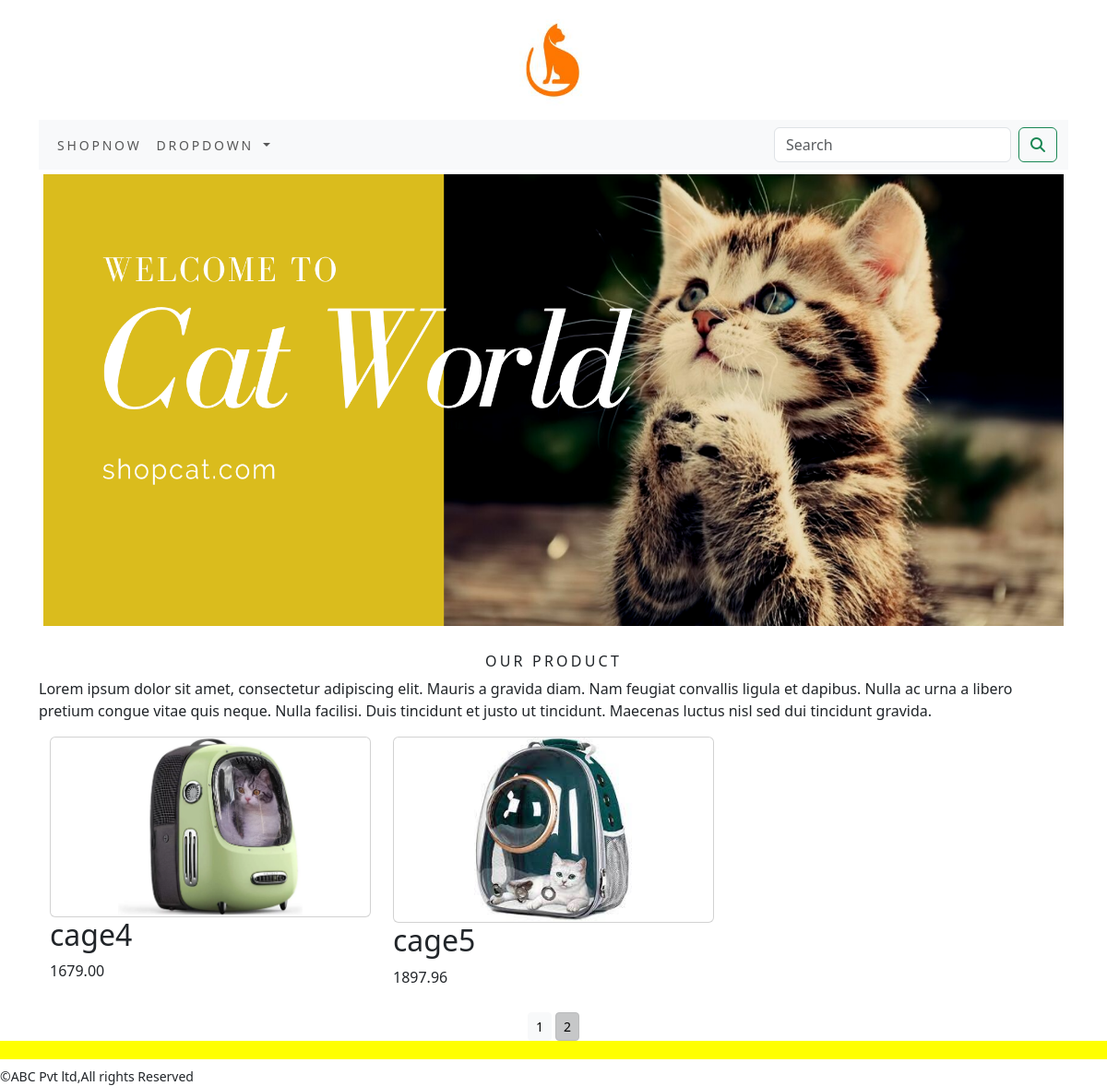
Page /shopingapp?page=2 on the committed database.
### shopingapp/models.py (models this page shows, shortened)
class Product(models.Model):
    name = models.CharField(max_length=250,unique=True)
    slug = models.SlugField(max_length=250,unique=True)
    description = models.TextField(blank=True)
    price = models.DecimalField(max_digits=10,decimal_places=2)
    category = models.ForeignKey(Category, on_delete=models.CASCADE)
    image = models.ImageField(upload_to='product', blank=True)
    stock = models.IntegerField()
    available = models.BooleanField(default=True)
    create = models.DateTimeField(auto_now_add=True)
    update = models.DateTimeField(auto_now=True)
    def get_url(self):
        return reverse('shopingapp:prodCatdetail',args=[self.category.slug,self.slug])
    class Meta:
        ordering = ('name',)
        verbose_name ='product'
        verbose_name_plural = 'products'

### shopingapp/views.py (the view)
# urls.py: path('', views.allProdCat,name='allProdCat'),
def allProdCat(request, c_slug=None):
    c_page = None
    products_list = None
    if c_slug != None:
        c_page = get_object_or_404(Category, slug=c_slug)
        products_list = Product.objects.all().filter(category=c_page, available=True)
    else:
        products_list = Product.objects.all().filter(available=True)
    paginator=Paginator(products_list,6)
    try:
        page = int(request.GET.get('page','1'))
    except:
        page = 1
    try:
        products = paginator.page(page)
    except(EmptyPage,InvalidPage):
        products = paginator.page(paginator.num_pages)
    return render(request,"category.html", {'category': c_page, 'products': products})

### cart/context_processors.py (called while the page is built)
def counter(request):
    item_count=0
    if 'admin' in request.path:
        return {}
    else:
        try:
            cart=Cart.objects.filter(cart_id=_cart_id(request))
            cart_items=CartItem.objects.all().filter(cart=cart[:1])
            for cart_item in cart_items:
                item_count += cart_item.quantity
        except Cart.DoesNotExist:
            item_count= 0
    return dict(item_count=item_count)

### cart/views.py (called while the page is built)
def _cart_id(request):
    cart= request.session.session_key
    if not cart:
        cart = request.session.create()
    return cart

### shopingapp/context_processors.py (called while the page is built)
def menu_links(request):
    links = Category.objects.all()
    return dict(links=links)

### shopingapp/models.py (called while the page is built)
    def get_url(self):
        return reverse('shopingapp:product_by_category', args=[self.slug])

### template/category.html (shortened to what this page needs)
{% extends 'base.html' %}
{% load static %}
{% block content %}
    {% if category %}
        <div class="mx_auto">
            <img class="my_image" style="width:100%;height:600px" src="{{category.image.url}}" alt="{{category.name}}">
        </div>
            <br>
        <div>
            <h1 class="text-center my_title ">{{category.name}}</h1>
            <p class="text-justify">{{category.description}}</p>
        </div>
    {% else %}
        <div>
        <img class="my_image my_image_padding" style="width:100%;height:500px" src="{% static 'img/cat.png' %}">
        </div>
            <br>
        <div>
            <h1 class="text-center my_title">Our Product</h1>
            <p class="text-justify">Lorem ipsum dolor sit amet, consectetur adipiscing elit. Mauris a gravida diam. Nam feugiat convallis ligula et dapibus. Nulla ac urna a libero pretium congue vitae quis neque. Nulla facilisi.
                Duis tincidunt et justo ut tincidunt. Maecenas luctus nisl sed dui tincidunt gravida.</p>
        </div>
    {% endif %}
<div class="container">
        <div class="row mx_auto">
            {% for product in products %}
            <div class="my_bottom_margin col-9 col-sm-12  col-md-12 col-lg-4">
                <div class="card text-center" style="min-width:8em;class ">
                <a href="{{product.get_url}}"><img class="card-img-top my_image"  style="width:200px;" src="{{product.image.url}}" alt="{{product.name}}"></a>
                </div>
                <div class="card-body">
                    <h2>{{product.name}}</h2>
                        <p>{{product.price}}</p>
                </div>
            </div>
            {% endfor %}
        </div>
    </div>
        <div class="mx_auto">
            {% if products.paginator.num_pages > 1 %}
            <div class="text-center">
                {% for pg in products.paginator.page_range %}
                  <a href="?page={{pg}}" class="btn btn-light btn-sm {% if products.number == pg %}active{% endif %}">{{pg}}</a>
                {% endfor %}
            </div>
              {% endif %}
        </div>
{% endblock %}

### static/css/custom.css (style rules this page uses)
.my_image { width:50%; height:50%; }
.my_title { letter-spacing :.2em; font-size :16px; text-transform: uppercase; }
.my_image_padding { padding:5px; }
.my_bottom_margin { margin-bottom:10px; }

### rows in the picture
Product: image (picture), name "cage4", price "1679.00"
Product: image (picture), name "cage5", price "1897.96"

### other values in the picture
{{ pg }} "1" "2"
